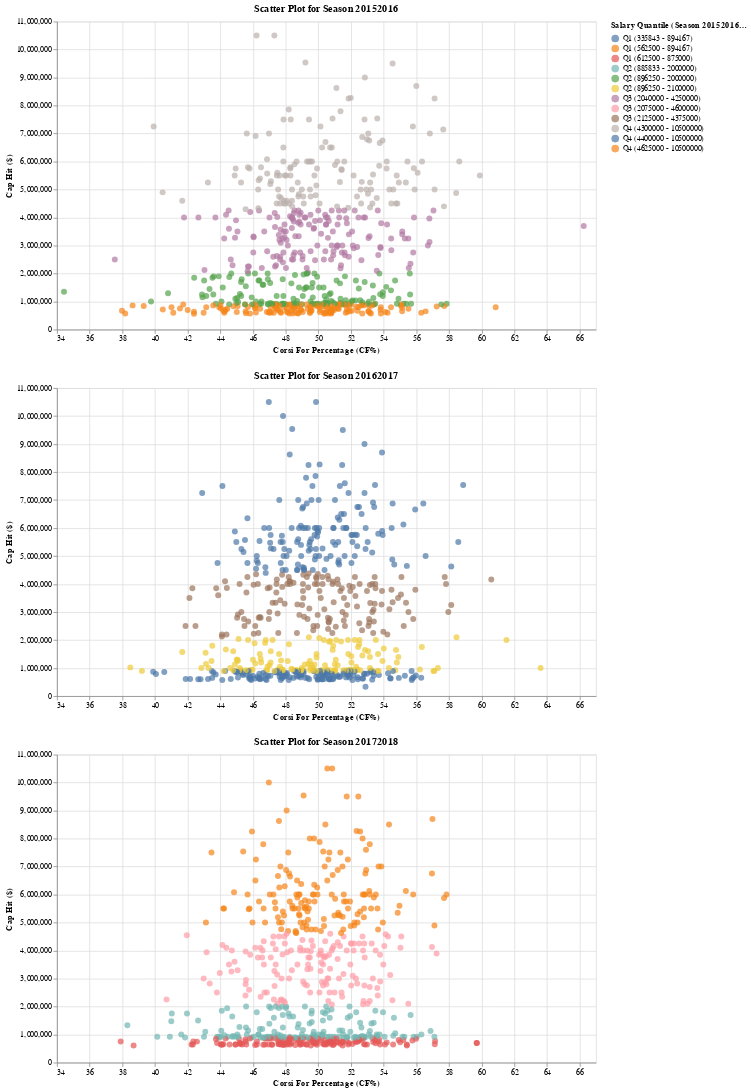

Here is the notebook cell this chart was saved with:
### Code cell
import os

import altair as alt
import pandas as pd
from dotenv import load_dotenv
from sqlalchemy import create_engine

# Load environment variables from .env file
load_dotenv()

# Database connection parameters from environment variables
DATABASE_TYPE = os.getenv("DATABASE_TYPE")
DBAPI = os.getenv("DBAPI")
ENDPOINT = os.getenv("ENDPOINT")
USER = os.getenv("USER")
PASSWORD = os.getenv("PASSWORD")
PORT = int(os.getenv("PORT", 5432))  # Default to port 5432 for PostgreSQL
DATABASE = os.getenv("DATABASE", "hockey_stats")

# Create the connection string using SQLAlchemy format
connection_string = (
    f"{DATABASE_TYPE}+{DBAPI}://{USER}:{PASSWORD}@{ENDPOINT}:{PORT}/{DATABASE}"
)
engine = create_engine(connection_string)

# Define the seasons to query data for
seasons = ["20152016", "20162017", "20172018"]

# Initialize an empty DataFrame to store data for all seasons
df = pd.DataFrame()

# Loop through each season and query the corresponding table in the database
for season in seasons:
    query = f"""
    SELECT "player_id", "capHit", "CF_Percent"
    FROM public.aggregated_corsi_{season}
    """  # SQL query to fetch player ID, salary, and CF% for each season

    # Fetch the data from the database
    season_df = pd.read_sql(query, engine)

    # Add the season column to the DataFrame to track which season each record belongs to
    season_df["season"] = season

    # Concatenate the data for this season with the main DataFrame
    df = pd.concat([df, season_df], ignore_index=True)

# Ensure the 'capHit' and 'CF_Percent' columns are numeric
df["capHit"] = pd.to_numeric(df["capHit"], errors="coerce")
df["CF_Percent"] = pd.to_numeric(df["CF_Percent"], errors="coerce")

# Remove any rows with missing data in either 'capHit' or 'CF_Percent'
df = df.dropna(subset=["capHit", "CF_Percent"])

# Compute salary quantiles ('Q1' to 'Q4') for each season based on 'capHit'
df["Salary_Quantile"] = df.groupby("season")["capHit"].transform(
    lambda x: pd.qcut(x, 4, labels=["Q1", "Q2", "Q3", "Q4"])
)

# Compute the salary range (min and max) for each quantile
salary_ranges = (
    df.groupby(["season", "Salary_Quantile"])["capHit"]
    .agg(["min", "max"])
    .reset_index()
)

# Create a new column with formatted quantile labels that include the salary range
salary_ranges["quantile_label"] = salary_ranges.apply(
    lambda row: f"{row['Salary_Quantile']} ({row['min']:.0f} - {row['max']:.0f})",
    axis=1,
)

# Merge the salary range labels back into the original dataframe
df = df.merge(
    salary_ranges[["season", "Salary_Quantile", "quantile_label"]],
    on=["season", "Salary_Quantile"],
    how="left",
)


# Function to create a scatter plot for each season
def create_season_chart(df_season, season):
    return (
        alt.Chart(df_season)
        .mark_circle(size=60)
        .encode(
            x=alt.X(
                "CF_Percent",
                title="Corsi For Percentage (CF%)",
                scale=alt.Scale(domain=[34, 67]),
            ),
            y=alt.Y("capHit", title="Cap Hit ($)"),
            color=alt.Color(
                "quantile_label:N", title=f"Salary Quantile (Season {season})"
            ),
            tooltip=["player_id", "CF_Percent", "capHit", "quantile_label"],
        )
        .properties(title=f"Scatter Plot for Season {season}", width=700, height=400)
    )


# Create separate scatter plots for each season
season_charts = {}
for season in seasons:
    # Filter the DataFrame for the current season
    df_season = df[df["season"] == season]

    # Skip if the DataFrame is empty for this season
    if df_season.empty:
        print(f"No data available for season {season}")
        continue

    # Create a scatter plot for the current season
    season_charts[season] = create_season_chart(df_season, season)

# Display charts for each season
alt.renderers.enable("default")

# Return the three separate charts for display
season_charts["20152016"] & season_charts["20162017"] & season_charts["20172018"]

### Figure 1 — Vega-Lite specification as saved in the notebook (floating-point values rounded to 4 significant figures; data arrays with more than 128 entries replaced by an {"elided": "..."} marker saying what was removed)
{"config": {"view": {"continuousWidth": 300, "continuousHeight": 300}}, "vconcat": [{"data": {"name": "data-9b93698546c7fdf79ee2975426dcd9e7"}, "mark": {"type": "circle", "size": 60}, "encoding": {"color": {"field": "quantile_label", "title": "Salary Quantile (Season 20152016)", "type": "nominal"}, "tooltip": [{"field": "player_id", "type": "quantitative"}, {"field": "CF_Percent", "type": "quantitative"}, {"field": "capHit", "type": "quantitative"}, {"field": "quantile_label", "type": "nominal"}], "x": {"field": "CF_Percent", "scale": {"domain": [34, 67]}, "title": "Corsi For Percentage (CF%)", "type": "quantitative"}, "y": {"field": "capHit", "title": "Cap Hit ($)", "type": "quantitative"}}, "height": 400, "title": "Scatter Plot for Season 20152016", "width": 700}, {"data": {"name": "data-a49558197b63ee6ba1f7a8e0dd6a79d6"}, "mark": {"type": "circle", "size": 60}, "encoding": {"color": {"field": "quantile_label", "title": "Salary Quantile (Season 20162017)", "type": "nominal"}, "tooltip": [{"field": "player_id", "type": "quantitative"}, {"field": "CF_Percent", "type": "quantitative"}, {"field": "capHit", "type": "quantitative"}, {"field": "quantile_label", "type": "nominal"}], "x": {"field": "CF_Percent", "scale": {"domain": [34, 67]}, "title": "Corsi For Percentage (CF%)", "type": "quantitative"}, "y": {"field": "capHit", "title": "Cap Hit ($)", "type": "quantitative"}}, "height": 400, "title": "Scatter Plot for Season 20162017", "width": 700}, {"data": {"name": "data-e8d460f3725b8050f6c1685ae8d5e459"}, "mark": {"type": "circle", "size": 60}, "encoding": {"color": {"field": "quantile_label", "title": "Salary Quantile (Season 20172018)", "type": "nominal"}, "tooltip": [{"field": "player_id", "type": "quantitative"}, {"field": "CF_Percent", "type": "quantitative"}, {"field": "capHit", "type": "quantitative"}, {"field": "quantile_label", "type": "nominal"}], "x": {"field": "CF_Percent", "scale": {"domain": [34, 67]}, "title": "Corsi For Percentage (CF%)", "type": "quantitative"}, "y": {"field": "capHit", "title": "Cap Hit ($)", "type": "quantitative"}}, "height": 400, "title": "Scatter Plot for Season 20172018", "width": 700}], "$schema": "https://vega.github.io/schema/vega-lite/v5.20.1.json", "datasets": {"data-9b93698546c7fdf79ee2975426dcd9e7": {"elided": "590 records"}, "data-a49558197b63ee6ba1f7a8e0dd6a79d6": {"elided": "582 records"}, "data-e8d460f3725b8050f6c1685ae8d5e459": {"elided": "606 records"}}}
